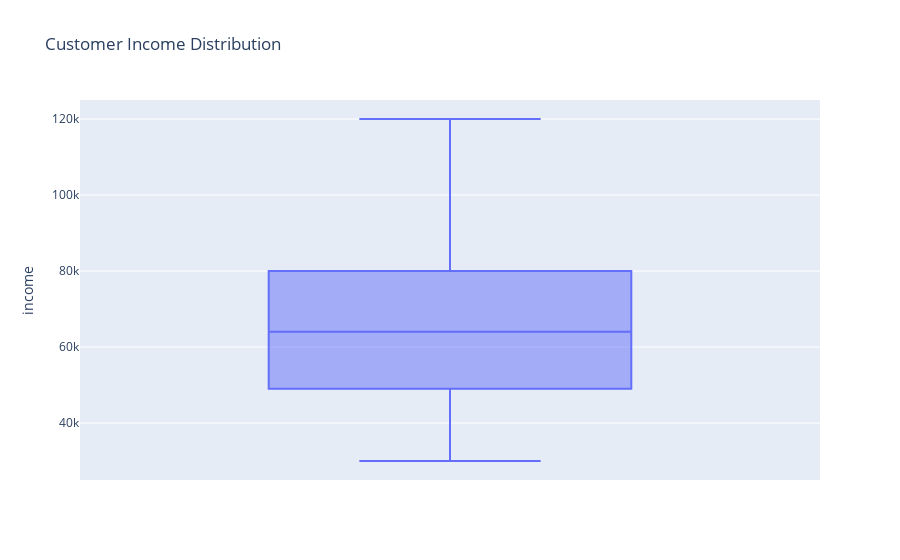

Notebook code for this chart:
### Markdown cell above
Customer Income distribution <br>
Income median is 64k, with a max of 120k and minimum of 30k

### Code cell
fig = px.box(df_profile, y="income", title="Customer Income Distribution")
fig.show()

### Figure 1 — Plotly figure (JSON) as saved in the notebook; plotly's stock layout.template omitted (floating-point values rounded to 4 significant figures; data arrays with more than 128 entries replaced by an {"elided": "..."} marker saying what was removed)
{"data": [{"alignmentgroup": "True", "hovertemplate": "income=%{y}<extra></extra>", "legendgroup": "", "marker": {"color": "#636efa"}, "name": "", "notched": false, "offsetgroup": "", "orientation": "v", "showlegend": false, "type": "box", "x0": " ", "xaxis": "x", "y": {"elided": "17000 int values"}, "y0": " ", "yaxis": "y"}], "layout": {"autosize": true, "boxmode": "group", "legend": {"tracegroupgap": 0}, "title": {"text": "Customer Income Distribution"}, "xaxis": {"anchor": "y", "autorange": true, "domain": [0, 1], "range": [-0.5, 0.5], "type": "category"}, "yaxis": {"anchor": "x", "autorange": true, "domain": [0, 1], "range": [25000, 125000], "title": {"text": "income"}, "type": "linear"}}}
